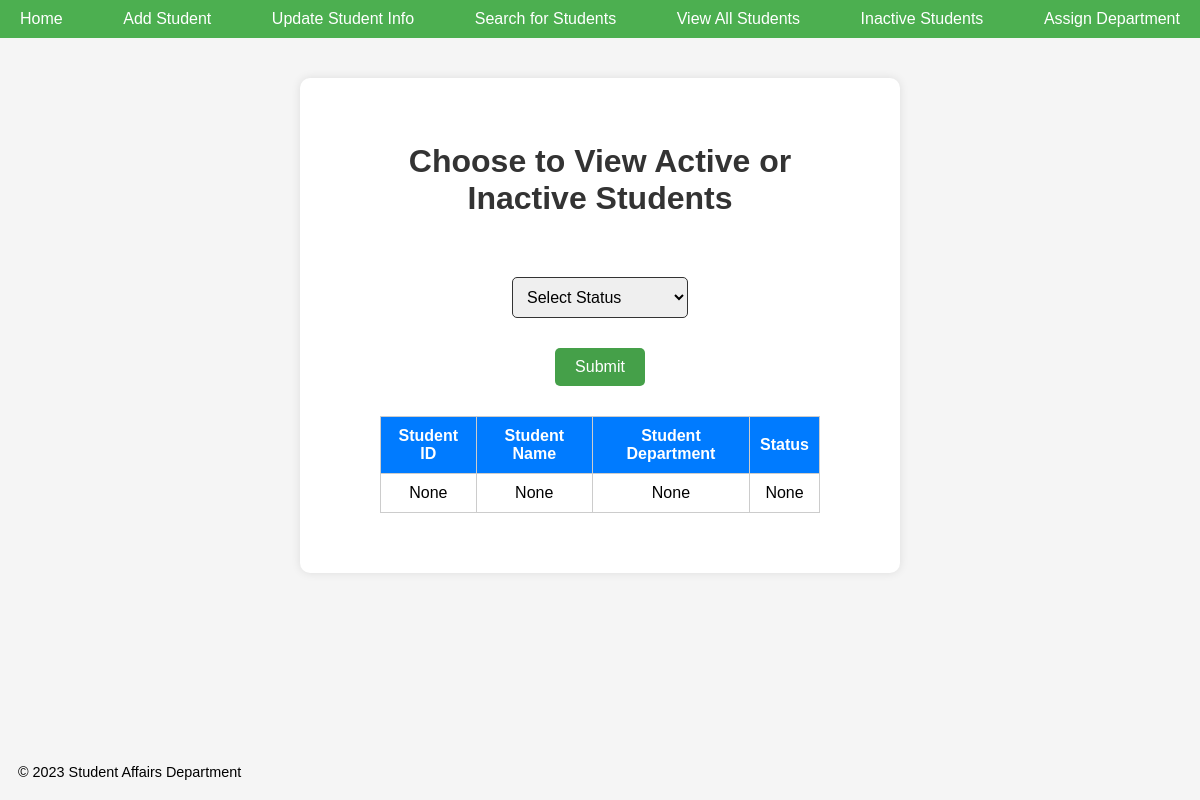
Before: /InactiveStudentsPage with the older database file.
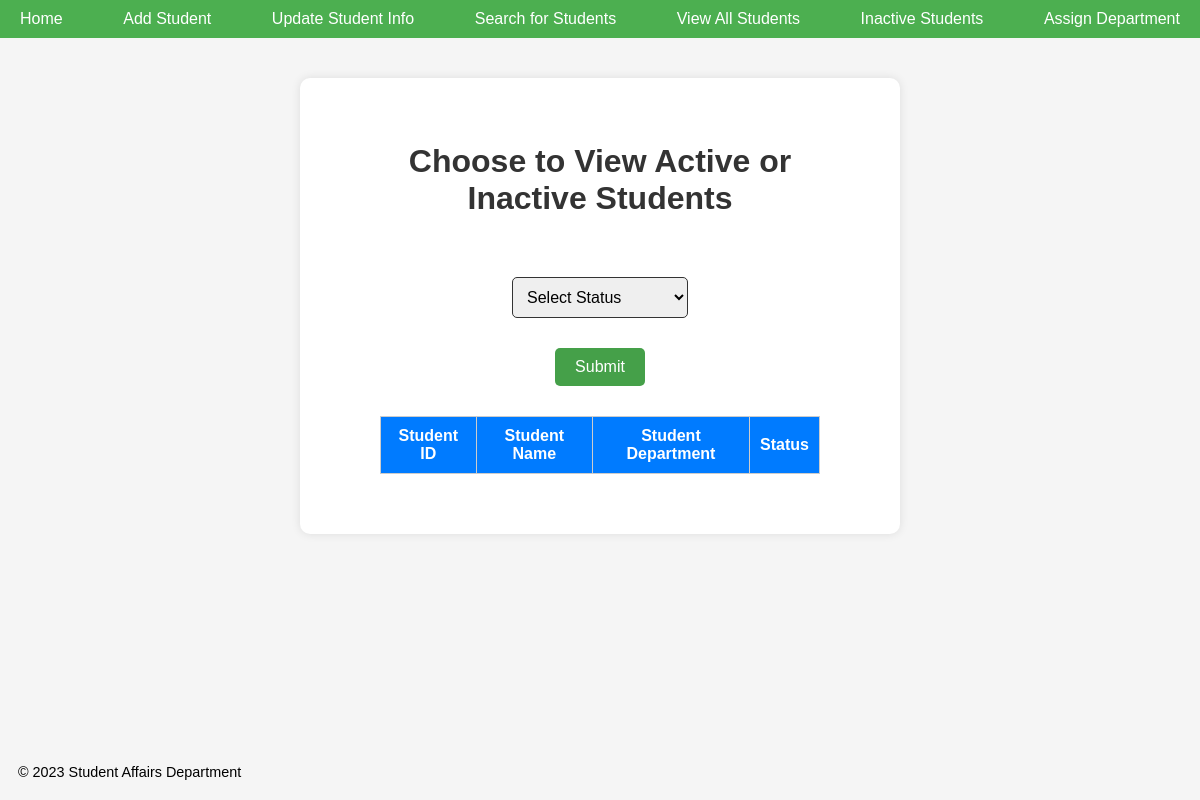
After: the same page with the newer database file.
### pages/models.py (models this page shows, shortened)
class Student(models.Model):
    TypeGender = [
        ('Male', 'Male'),
        ('Female', 'Female')
    ]
    AvailableDepartment = [
        ('CS', 'CS'),
        ('DS', 'DS'),
        ('IT', 'IT'),
        ('AI', 'AI'),
        ('IS', 'IS')
    ]
    name = models.CharField(max_length=50, null=True)
    idoCollage = models.CharField(max_length=8, null=True)
    dob = models.DateField(null=True)
    gpa = models.DecimalField(max_digits=4, decimal_places=1, null=True)
    gender = models.CharField(max_length=6, null=True)
    level = models.IntegerField(null=True)
    status = models.BooleanField(default=False, null=True)
    department = models.CharField(max_length=2, null=True)
    email = models.CharField(max_length=50, null=True)
    mobile = models.CharField(max_length=11, null=True)

### pages/views.py (the view)
# urls.py: path('InactiveStudentsPage', views.Inactive_Students_Page, name='Inactive Students Page'),
def Inactive_Students_Page(request):
    if request.method == 'POST':
        status = request.POST.get('status')
        if status == 'active':
            students = Student.objects.filter(status=True)
        elif status == 'inactive':
            students = Student.objects.filter(status=False)
    else:
        students = Student.objects.filter(status=None)
    context = {'students': students}
    return render(request, 'pages/Inactive Students Page.html', context)

### templates/pages/Inactive Students Page.html (shortened to what this page needs)
{% extends 'base.html' %}
{% load static %}
{% block content %}
<!DOCTYPE html>
<html lang="en">
<head>
    <link rel="stylesheet" type="text/css" href="{% static 'css/Inactive Students Page.css' %}">
</head>
<body>
<main>
    <div class="container">
      <h1>Choose to View Active or Inactive Students</h1>
        <form id="inactiveStudentsForm" method="POST">
            <select name="status" id="status">
                <option disabled selected>Select Status</option>
            </select>
            <input id="submit" value="Submit" type="submit" style="margin: 30px 50px; background-color: #45a049; color: #fff; border: none; padding: 10px 20px; font-size: 16px; border-radius: 5px; cursor: pointer; transition: background-color 0.2s;" onmouseover="this.style.backgroundColor='#555'" onmouseout="this.style.backgroundColor='#45a049'">
            <table id ="table1">
              <thead>
              <tr>
                  <th>Student ID</th>
                  <th>Student Name</th>
                  <th>Student Department</th>
                  <th>Status</th>
              </tr>
              </thead>
              <tbody>
                {% for student in students %}
                <tr>
                    <td>{{ student.idoCollage }}</td>
                    <td>{{ student.name }}</td>
                    <td>{{ student.department }}</td>
                    <td>{{ student.status }}</td>
                </tr>
                {% endfor %}
              </tbody>
          </table>
        </form>
    </div>
</main>
</body>
</html>
{% endblock content %}

Changed rows visible on the page:
removed Student: idoCollage "None", name "None", department "None", status "None"
